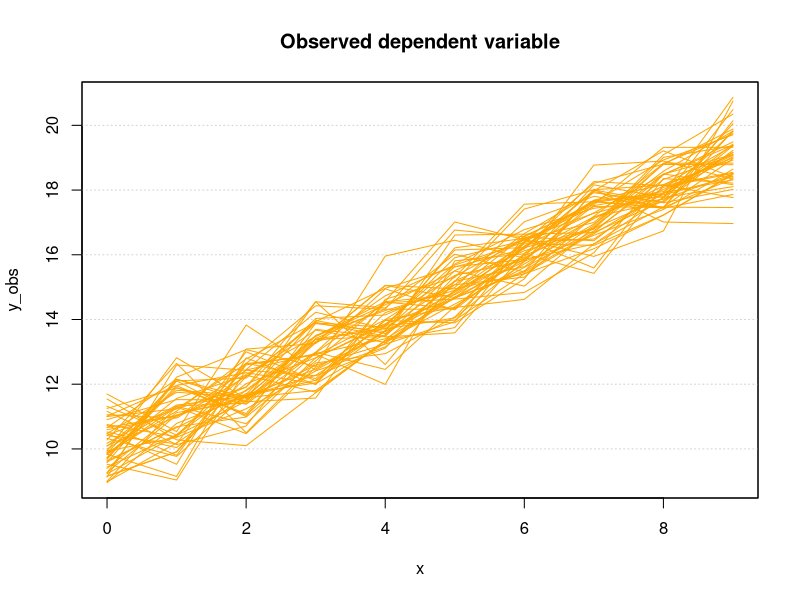
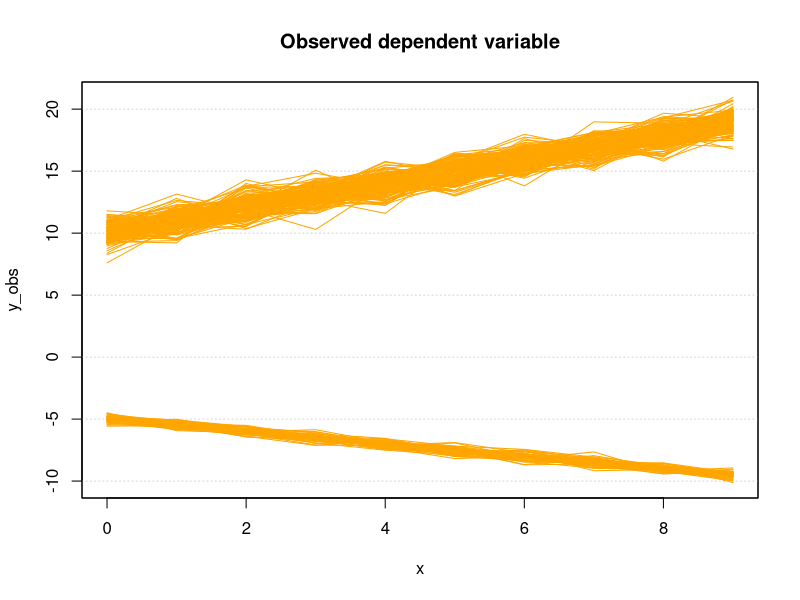
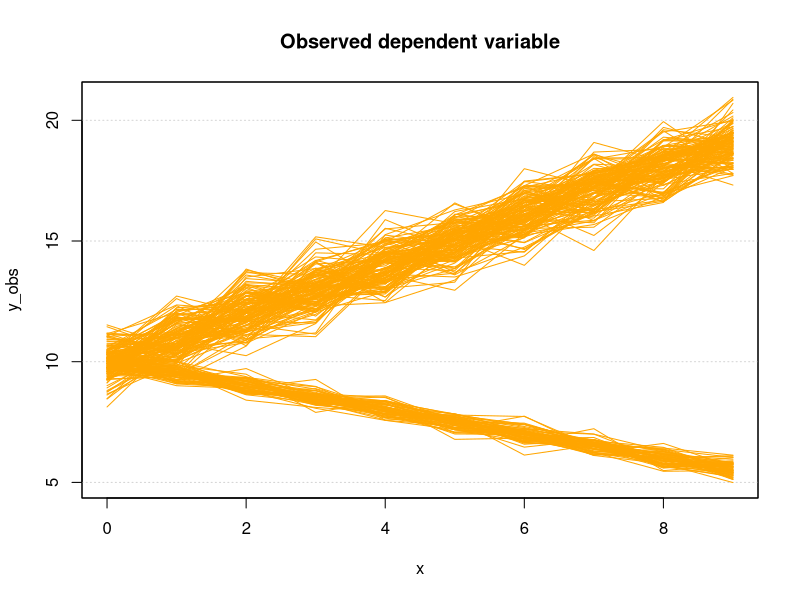
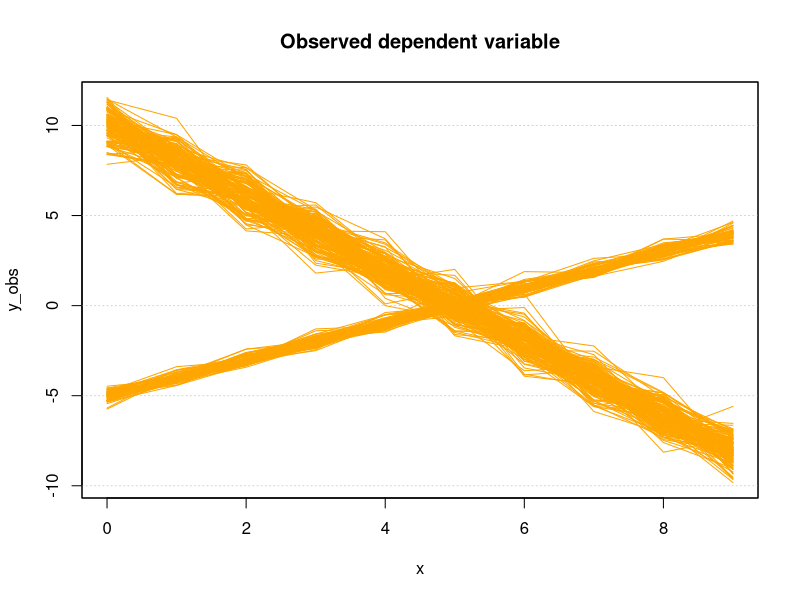
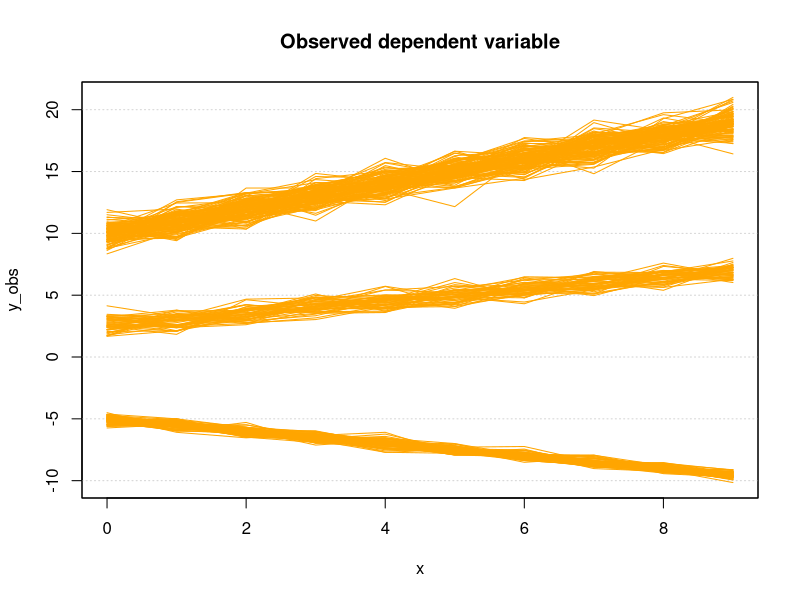
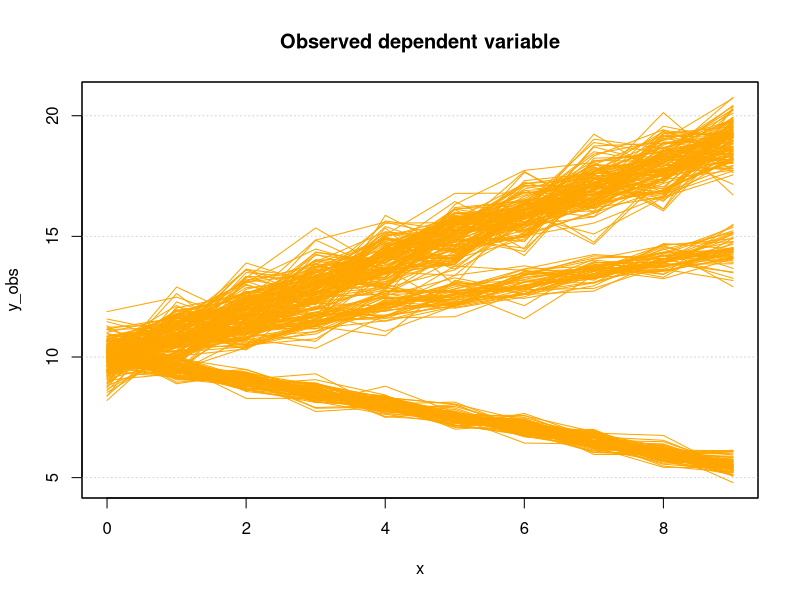
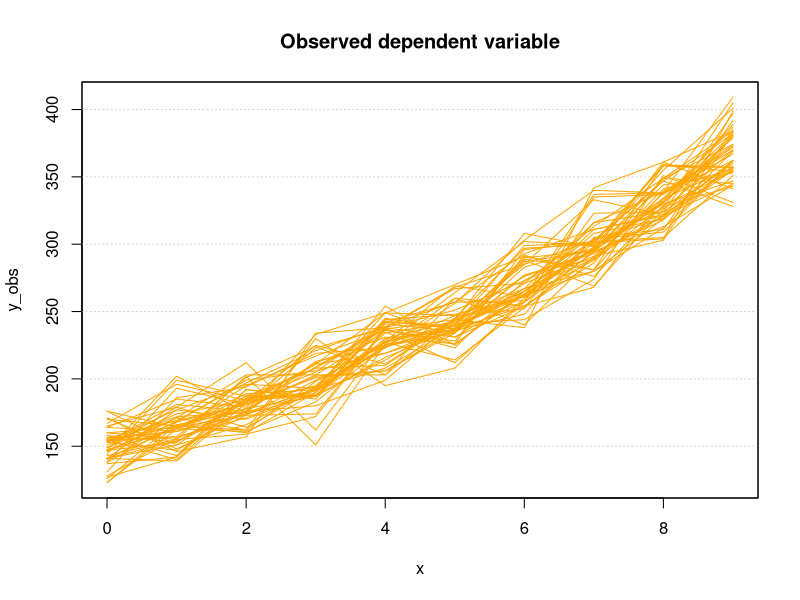
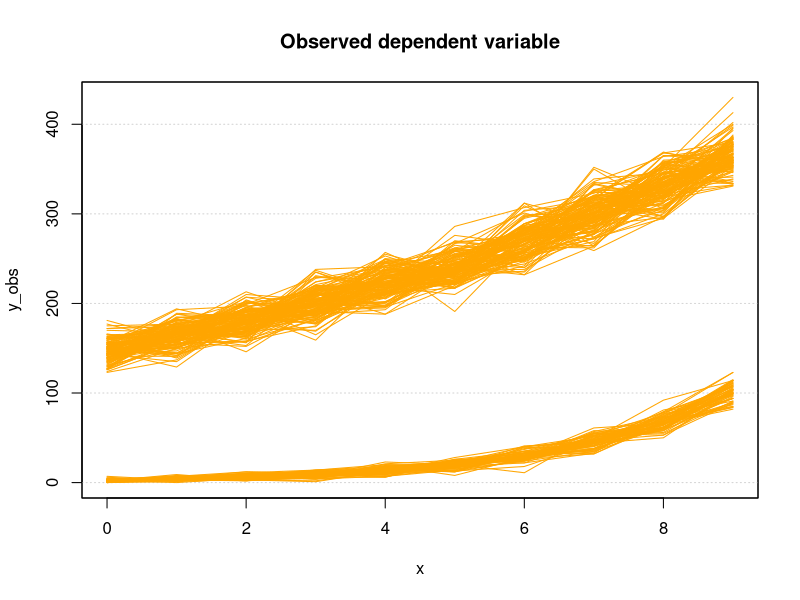

These figures' R source, in order:
## ---- chunk 1
knitr::opts_chunk$set(echo = FALSE)
## ---- chunk 2
# README
# required files:
# Dataset1_Yobs.xlsx
# Dataset2_Yobs.xlsx
# Dataset3_Yobs.xlsx
# Dataset4_Yobs.xlsx
# Dataset5_Yobs.xlsx
# Dataset6_Yobs.xlsx
# Dataset15_Yobs.xlsx
# Dataset16_Yobs.xlsx
# Dataset16_Yobslog.xlsx
## ---- chunk 3
# preparation
# set working directory
setwd("C:/Users/Diiim/Documents/Github/BayesianGMMs/SimulationStudyData")

# set decimals to digits instead of scientific
options(scipen = 999)

# load packages
library(readxl)
## ---- chunk 4
# load observed dependent variable
Y_obs <- data.frame(read_excel("Dataset1_Yobs.xlsx", sheet = "Sheet 1"))

# number of individuals
N <- dim(Y_obs)[1]

# number of time periods
no_periods <- dim(Y_obs)[2]

# time periods
time_periods <- 0:(no_periods-1)

# plot Y_obs
plot(x = time_periods,
     y = c(min(Y_obs),
           max(Y_obs),
           rep(min(Y_obs), times = no_periods-2)),
     type = "l",
     col = "white",
     main = "Observed dependent variable",
     xlab = "x",
     ylab = "y_obs")
  
grid(nx = NA, ny = NULL)
par(new = TRUE)
  
for (n in 1:N) {
  lines(x = time_periods,
        y = Y_obs[n,],
        col = "orange")
}

box()
## ---- chunk 5
# load observed dependent variable
Y_obs <- data.frame(read_excel("Dataset2_Yobs.xlsx", sheet = "Sheet 1"))

# number of individuals
N <- dim(Y_obs)[1]

# number of time periods
no_periods <- dim(Y_obs)[2]

# time periods
time_periods <- 0:(no_periods-1)

# plot Y_obs
plot(x = time_periods,
     y = c(min(Y_obs),
           max(Y_obs),
           rep(min(Y_obs), times = no_periods-2)),
     type = "l",
     col = "white",
     main = "Observed dependent variable",
     xlab = "x",
     ylab = "y_obs")
  
grid(nx = NA, ny = NULL)
par(new = TRUE)
  
for (n in 1:N) {
  lines(x = time_periods,
        y = Y_obs[n,],
        col = "orange")
}

box()
## ---- chunk 6
# load observed dependent variable
Y_obs <- data.frame(read_excel("Dataset3_Yobs.xlsx", sheet = "Sheet 1"))

# number of individuals
N <- dim(Y_obs)[1]

# number of time periods
no_periods <- dim(Y_obs)[2]

# time periods
time_periods <- 0:(no_periods-1)

# plot Y_obs
plot(x = time_periods,
     y = c(min(Y_obs),
           max(Y_obs),
           rep(min(Y_obs), times = no_periods-2)),
     type = "l",
     col = "white",
     main = "Observed dependent variable",
     xlab = "x",
     ylab = "y_obs")
  
grid(nx = NA, ny = NULL)
par(new = TRUE)
  
for (n in 1:N) {
  lines(x = time_periods,
        y = Y_obs[n,],
        col = "orange")
}

box()
## ---- chunk 7
# load observed dependent variable
Y_obs <- data.frame(read_excel("Dataset4_Yobs.xlsx", sheet = "Sheet 1"))

# number of individuals
N <- dim(Y_obs)[1]

# number of time periods
no_periods <- dim(Y_obs)[2]

# time periods
time_periods <- 0:(no_periods-1)

# plot Y_obs
plot(x = time_periods,
     y = c(min(Y_obs),
           max(Y_obs),
           rep(min(Y_obs), times = no_periods-2)),
     type = "l",
     col = "white",
     main = "Observed dependent variable",
     xlab = "x",
     ylab = "y_obs")
  
grid(nx = NA, ny = NULL)
par(new = TRUE)
  
for (n in 1:N) {
  lines(x = time_periods,
        y = Y_obs[n,],
        col = "orange")
}

box()
## ---- chunk 8
# load observed dependent variable
Y_obs <- data.frame(read_excel("Dataset5_Yobs.xlsx", sheet = "Sheet 1"))

# number of individuals
N <- dim(Y_obs)[1]

# number of time periods
no_periods <- dim(Y_obs)[2]

# time periods
time_periods <- 0:(no_periods-1)

# plot Y_obs
plot(x = time_periods,
     y = c(min(Y_obs),
           max(Y_obs),
           rep(min(Y_obs), times = no_periods-2)),
     type = "l",
     col = "white",
     main = "Observed dependent variable",
     xlab = "x",
     ylab = "y_obs")
  
grid(nx = NA, ny = NULL)
par(new = TRUE)
  
for (n in 1:N) {
  lines(x = time_periods,
        y = Y_obs[n,],
        col = "orange")
}

box()
## ---- chunk 9
# load observed dependent variable
Y_obs <- data.frame(read_excel("Dataset6_Yobs.xlsx", sheet = "Sheet 1"))

# number of individuals
N <- dim(Y_obs)[1]

# number of time periods
no_periods <- dim(Y_obs)[2]

# time periods
time_periods <- 0:(no_periods-1)

# plot Y_obs
plot(x = time_periods,
     y = c(min(Y_obs),
           max(Y_obs),
           rep(min(Y_obs), times = no_periods-2)),
     type = "l",
     col = "white",
     main = "Observed dependent variable",
     xlab = "x",
     ylab = "y_obs")
  
grid(nx = NA, ny = NULL)
par(new = TRUE)
  
for (n in 1:N) {
  lines(x = time_periods,
        y = Y_obs[n,],
        col = "orange")
}

box()
## ---- chunk 10
# load observed dependent variable
Y_obs <- data.frame(read_excel("Dataset15_Yobs.xlsx", sheet = "Sheet 1"))

# number of individuals
N <- dim(Y_obs)[1]

# number of time periods
no_periods <- dim(Y_obs)[2]

# time periods
time_periods <- 0:(no_periods-1)

# plot Y_obs
plot(x = time_periods,
     y = c(min(Y_obs),
           max(Y_obs),
           rep(min(Y_obs), times = no_periods-2)),
     type = "l",
     col = "white",
     main = "Observed dependent variable",
     xlab = "x",
     ylab = "y_obs")
  
grid(nx = NA, ny = NULL)
par(new = TRUE)
  
for (n in 1:N) {
  lines(x = time_periods,
        y = Y_obs[n,],
        col = "orange")
}

box()
## ---- chunk 11
# load observed dependent variable
Y_obs <- data.frame(read_excel("Dataset16_Yobs.xlsx", sheet = "Sheet 1"))
Y_obs_log <- data.frame(read_excel("Dataset16_Yobslog.xlsx", sheet = "Sheet 1"))

# number of individuals
N <- dim(Y_obs)[1]

# number of time periods
no_periods <- dim(Y_obs)[2]

# time periods
time_periods <- 0:(no_periods-1)

# plot Y_obs
plot(x = time_periods,
     y = c(min(Y_obs),
           max(Y_obs),
           rep(min(Y_obs), times = no_periods-2)),
     type = "l",
     col = "white",
     main = "Observed dependent variable",
     xlab = "x",
     ylab = "y_obs")
  
grid(nx = NA, ny = NULL)
par(new = TRUE)
  
for (n in 1:N) {
  lines(x = time_periods,
        y = Y_obs[n,],
        col = "orange")
}

box()

# plot Y_obs_log
plot(x = time_periods,
     y = c(min(Y_obs_log),
           max(Y_obs_log),
           rep(min(Y_obs_log), times = no_periods-2)),
     type = "l",
     col = "white",
     main = "Observed dependent variable on log scale",
     xlab = "x",
     ylab = "y_obs_log")
  
grid(nx = NA, ny = NULL)
par(new = TRUE)
  
for (n in 1:N) {
  lines(x = time_periods,
        y = Y_obs_log[n,],
        col = "orange")
}

box()
